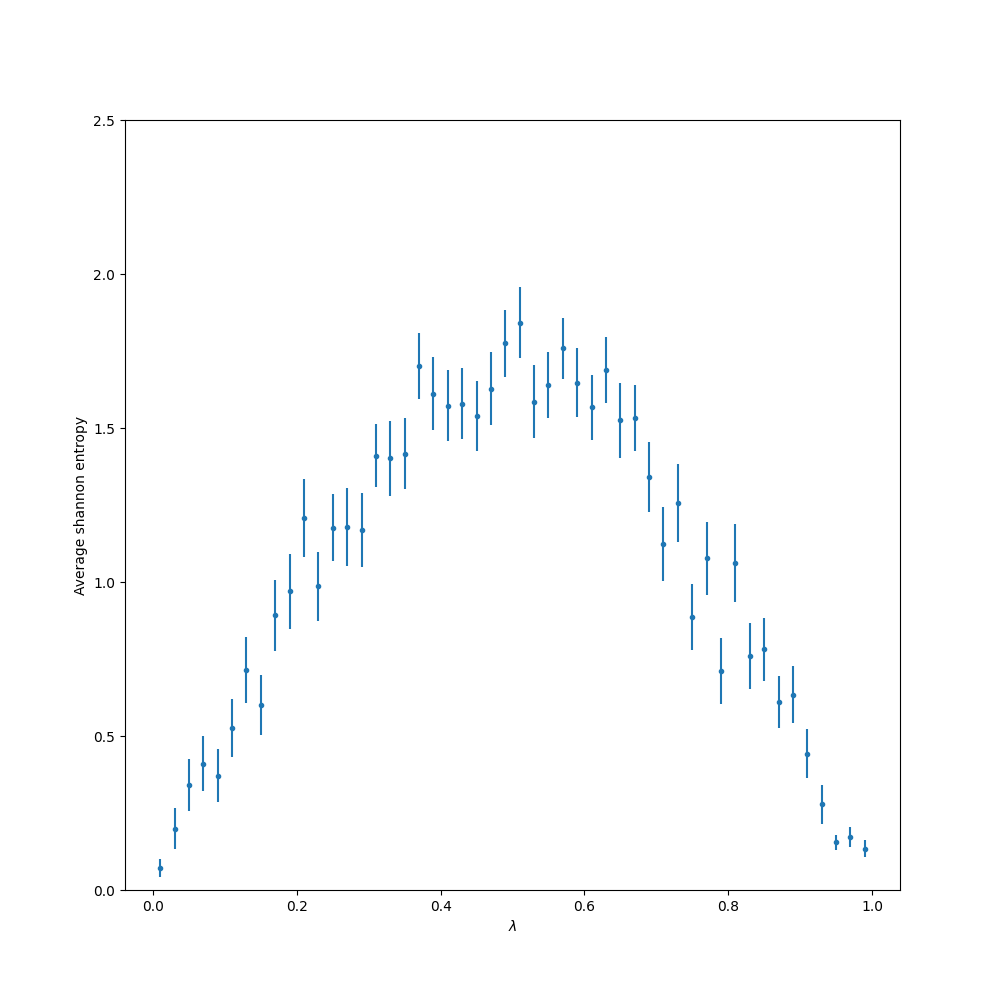

Python code for this plot:
from ca import CASim
from ca import configs

from collections import Counter
import numpy as np
import matplotlib.pyplot as plt


class CALangtonTest:
    def __init__(self, width, height, k, r, init_row_prob):
        self.sim = CASim()
        self.sim.init_row_prob = init_row_prob
        self.sim.width = width
        self.sim.height = height
        self.sim.k = k
        self.sim.r = r
        self.all_configs = configs(self.sim.r, self.sim.k)
        self.size = width * height
        self.average_shannons = []
        self.errors = []
        self.lambdas = []

    def run(self, lamb):
        t = 0
        self.sim.reset(langton=True, lamb=lamb)
        while t < self.sim.height:
            self.sim.step()
            t += 1

    def sweep_langton(self, N, steps):
        for lamb in np.arange(0.01, 1, 1 / steps):
            shannons = []
            for _ in range(N):
                self.run(lamb)
                shannons.append(self.shannon(self.sim.config))

            self.average_shannons.append(np.mean(shannons))
            self.errors.append(np.std(shannons) / np.sqrt(len(shannons)))
            self.lambdas.append(lamb)

    def shannon(self, config):
        count_dict = self.count_neighboorhood_configs(config)

        shannon = 0
        for key in count_dict:
            prob = count_dict[key] / self.size
            shannon += -prob * np.log2(prob)
        return shannon

    def count_neighboorhood_configs(self, config):
        neighborhood_configs = []
        for state in config.tolist():

            # Take boundary conditions in account
            state.insert(0, state[-1])
            state.append(state[1])

            neighborhood_configs.extend(
                [(state[i], state[i + 1], state[i + 2]) for i in range(len(state) - 2)]
            )

        return dict(Counter(neighborhood_configs))

    def plot(self):
        figure = plt.figure(figsize=(10, 10))

        plt.ylabel("Average shannon entropy")
        plt.xlabel("$\lambda$")
        plt.ylim(0, 2.5)

        plt.errorbar(
            self.lambdas,
            self.average_shannons,
            yerr=self.errors,
            fmt=".",
        )
        figure.savefig("langton")


if __name__ == "__main__":
    test = CALangtonTest(width=50, height=100, k=2, r=1, init_row_prob=0.9)
    test.sweep_langton(N=60, steps=50)
    test.plot()
